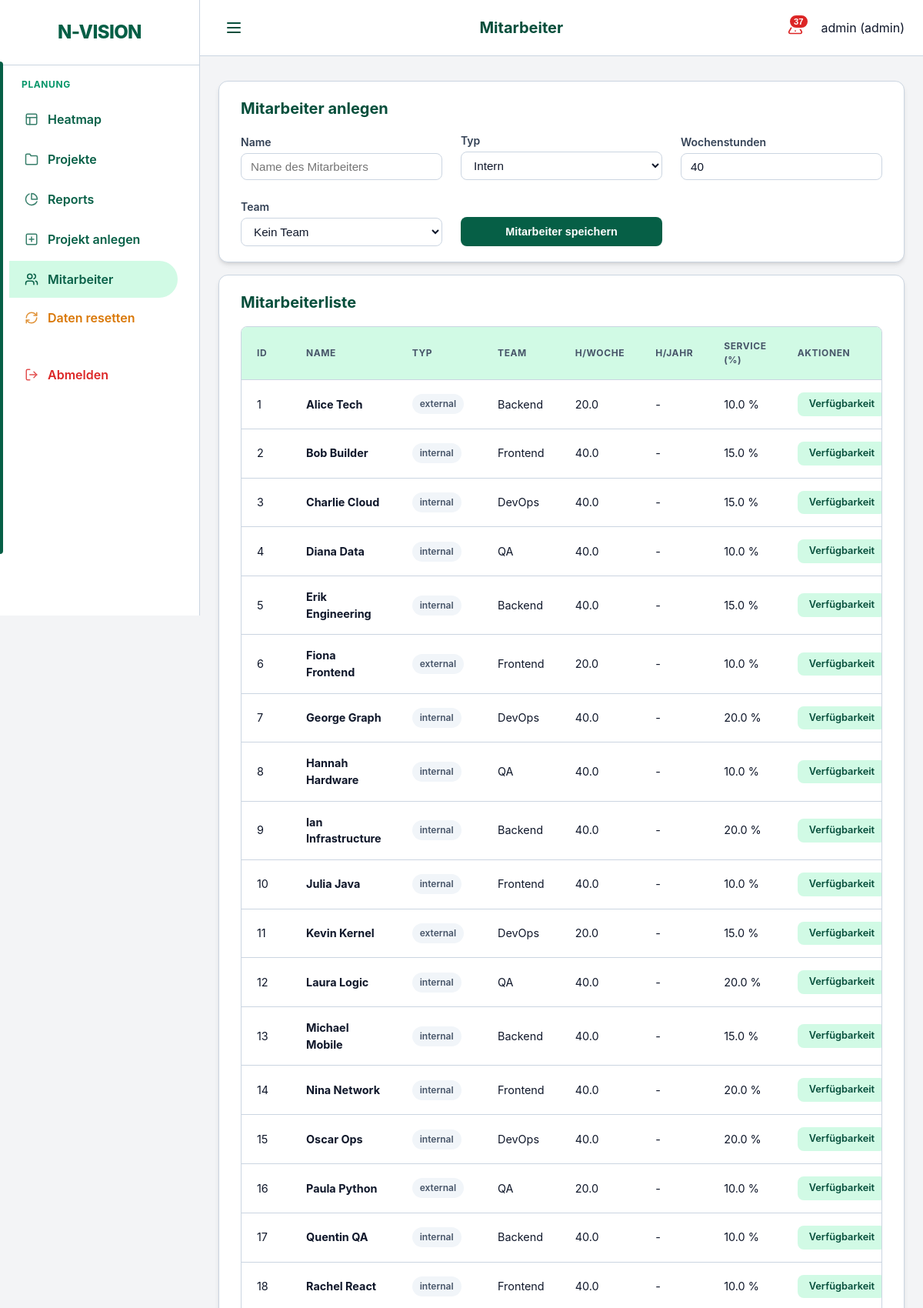
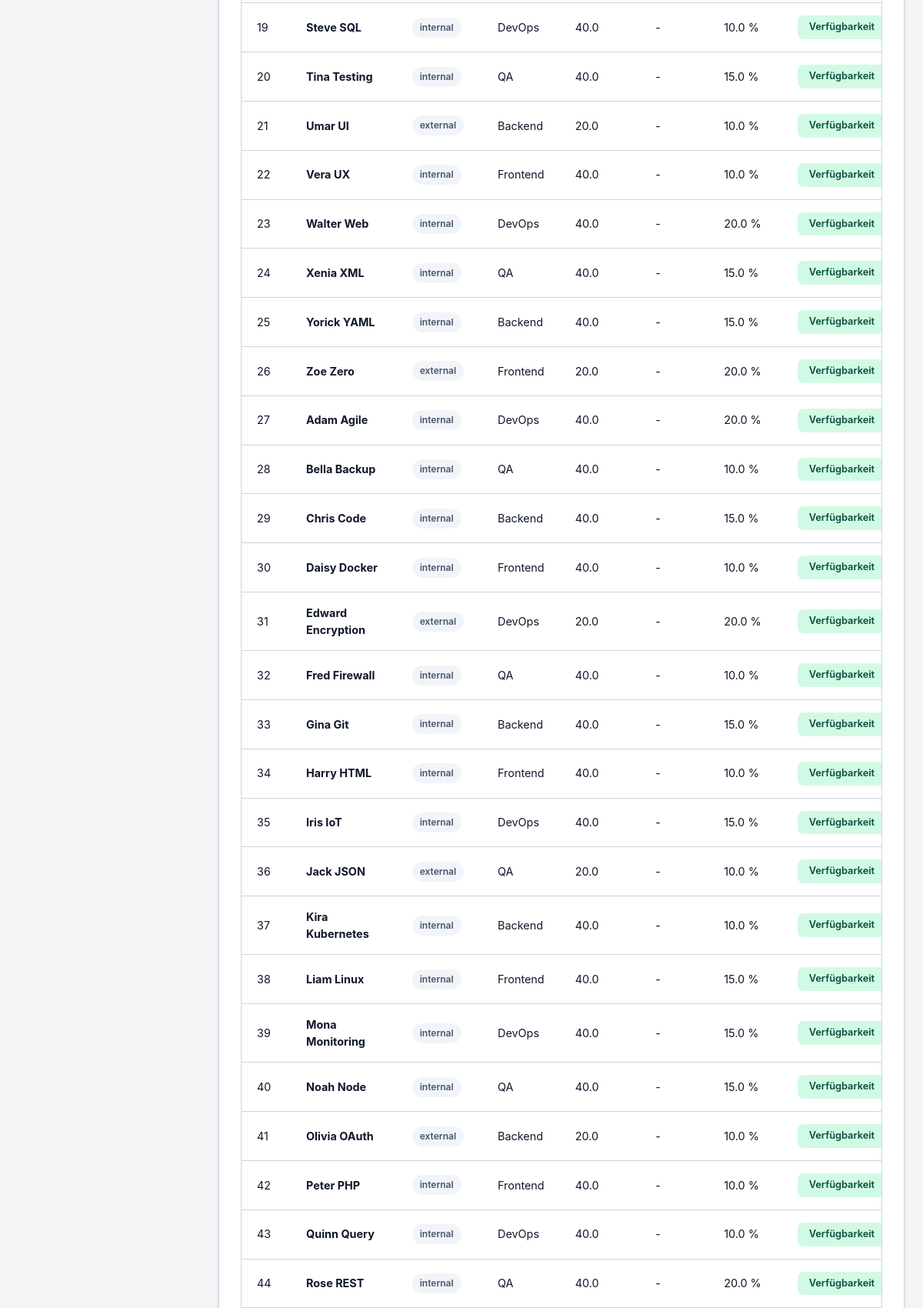
Page /ui/employees (signed in, upper part) on the committed database (2 pictures, top to bottom).
### models.py (models this page shows)
class User(Base):
    __tablename__ = "users"
    id = Column(Integer, primary_key=True, index=True)
    username = Column(String, unique=True, index=True)
    hashed_password = Column(String)
    role = Column(Enum(UserRole), default=UserRole.EMPLOYEE)
    employee_id = Column(Integer, ForeignKey("employees.id"), nullable=True)
    is_active = Column(Boolean, default=True)
    employee = relationship("Employee", back_populates="user")

class Employee(Base):
    __tablename__ = "employees"
    id = Column(Integer, primary_key=True, index=True)
    name = Column(String, index=True)
    type = Column(Enum(ResourceType), default=ResourceType.INTERNAL)
    role_id = Column(Integer, ForeignKey("roles.id"))
    team_id = Column(Integer, ForeignKey("teams.id"))
    weekly_hours = Column(Float, default=40.0)
    annual_hours_target = Column(Float, nullable=True) # Neuer Wert für Jahresplanung
    employment_start = Column(Date)
    employment_end = Column(Date, nullable=True)
    role = relationship("Role", back_populates="employees")
    team = relationship("Team", back_populates="employees")
    staffings = relationship("Staffing", back_populates="employee")
    service_allocations = relationship("ServiceAllocation", back_populates="employee")
    absences = relationship("Absence", back_populates="employee")
    user = relationship("User", back_populates="employee", uselist=False)
    bookings = relationship("Booking", back_populates="employee")

class Team(Base):
    __tablename__ = "teams"
    id = Column(Integer, primary_key=True, index=True)
    name = Column(String, unique=True, index=True)
    employees = relationship("Employee", back_populates="team")

class ServiceAllocation(Base):
    __tablename__ = "service_allocations"
    id = Column(Integer, primary_key=True, index=True)
    employee_id = Column(Integer, ForeignKey("employees.id"))
    capacity_percent = Column(Float) # e.g. 20.0 for 20%
    description = Column(String, nullable=True)
    employee = relationship("Employee", back_populates="service_allocations")

### main.py (the view)
@app.get("/ui/employees", response_class=HTMLResponse)
def ui_employees(request: Request, db: Session = Depends(get_db), user: models.User = Depends(admin_required)):
    employees = db.query(models.Employee).all()
    teams = db.query(models.Team).all()
    return templates.TemplateResponse(
        request=request, name="employees.html", context={
            "employees": employees,
            "teams": teams,
            "active_page": "employees",
            "user": user
        }
    )

### templates/employees.html (shortened to what this page needs)
{% extends "base.html" %}
{% set title = "Mitarbeiter" %}
{% block content %}
<div class="card">
    <h2>Mitarbeiter anlegen</h2>
    <form action="/ui/employees/add" method="post" style="display: grid; grid-template-columns: repeat(auto-fit, minmax(200px, 1fr)); gap: 1.5rem; align-items: end;">
        <div class="form-group" style="margin-bottom: 0;">
            <label>Name</label>
            <input type="text" name="name" required placeholder="Name des Mitarbeiters">
        </div>
        <div class="form-group" style="margin-bottom: 0;">
            <label>Typ</label>
            <select name="type">
                <option value="internal">Intern</option>
            </select>
        </div>
        <div class="form-group" style="margin-bottom: 0;">
            <label>Wochenstunden</label>
            <input type="number" name="weekly_hours" value="40" step="0.5">
        </div>
        <div class="form-group" style="margin-bottom: 0;">
            <label>Team</label>
            <select name="team_id">
                <option value="">Kein Team</option>
            </select>
        </div>
        <div>
            <button type="submit" class="btn btn-primary" style="width: 100%;">Mitarbeiter speichern</button>
        </div>
    </form>
</div>
<div class="card">
    <h2>Mitarbeiterliste</h2>
    <div class="modern-table-wrapper">
        <table class="modern-table">
            <thead>
                <tr>
                    <th>ID</th>
                    <th>Name</th>
                    <th>Typ</th>
                    <th>Team</th>
                    <th>h/Woche</th>
                    <th>h/Jahr</th>
                    <th>Service (%)</th>
                    <th>Aktionen</th>
                </tr>
            </thead>
            <tbody>
                {% for r in employees %}
                <tr>
                    <td>{{ r.id }}</td>
                    <td><strong>{{ r.name }}</strong></td>
                    <td>
                        <span class="badge badge-default">{{ r.type.value }}</span>
                    </td>
                    <td>{{ r.team.name if r.team else "-" }}</td>
                    <td>{{ r.weekly_hours }}</td>
                    <td>{{ r.annual_hours_target if r.annual_hours_target else "-" }}</td>
                    <td>
                        {% if r.service_allocations %}
                            {{ r.service_allocations[0].capacity_percent | round(1) }} %
                        {% else %}
                            0 %
                        {% endif %}
                    </td>
                    <td>
                        <a href="/ui/employees/{{ r.id }}/plan" class="btn btn-small btn-details">Verfügbarkeit</a>
                    </td>
                </tr>
                {% endfor %}
            </tbody>
        </table>
    </div>
</div>
{% endblock %}

### templates/base.html (shortened to what this page needs)
<!DOCTYPE html>
<html lang="de">
<head>
    <link rel="stylesheet" href="{{ static_url('/static/styles.css') }}">
</head>
<body>
<div class="app-layout">
    <aside class="sidebar">
        <div class="sidebar-header">
            <div class="brand-title">N-VISION</div>
        </div>
        <nav class="sidebar-nav">
            <div class="nav-group">
                <span class="nav-label">Planung</span>
                <a href="/" class="{% if active_page == 'heatmap' %}active{% endif %}">
                    <svg xmlns="http://www.w3.org/2000/svg" width="18" height="18" viewBox="0 0 24 24" fill="none" stroke="currentColor" stroke-width="2" stroke-linecap="round" stroke-linejoin="round" class="nav-icon"><rect width="18" height="18" x="3" y="3" rx="2"/><path d="M3 9h18"/><path d="M9 21V9"/></svg>
                    <span>Heatmap</span>
                </a>
                <a href="/ui/projects" class="{% if active_page == 'projects' %}active{% endif %}">
                    <svg xmlns="http://www.w3.org/2000/svg" width="18" height="18" viewBox="0 0 24 24" fill="none" stroke="currentColor" stroke-width="2" stroke-linecap="round" stroke-linejoin="round" class="nav-icon"><path d="M22 19a2 2 0 0 1-2 2H4a2 2 0 0 1-2-2V5a2 2 0 0 1 2-2h5l2 3h9a2 2 0 0 1 2 2z"/></svg>
                    <span>Projekte</span>
                </a>
                <a href="/ui/reports" class="{% if active_page == 'reports' %}active{% endif %}">
                    <svg xmlns="http://www.w3.org/2000/svg" width="18" height="18" viewBox="0 0 24 24" fill="none" stroke="currentColor" stroke-width="2" stroke-linecap="round" stroke-linejoin="round" class="nav-icon"><path d="M21.21 15.89A10 10 0 1 1 8 2.83"></path><path d="M22 12A10 10 0 0 0 12 2v10z"></path></svg>
                    <span>Reports</span>
                </a>
                {% if request.state.user and request.state.user.role.value == 'admin' %}
                <a href="/ui/projects/add" class="{% if active_page == 'project_add' %}active{% endif %}">
                    <svg xmlns="http://www.w3.org/2000/svg" width="18" height="18" viewBox="0 0 24 24" fill="none" stroke="currentColor" stroke-width="2" stroke-linecap="round" stroke-linejoin="round" class="nav-icon"><rect width="18" height="18" x="3" y="3" rx="2"/><path d="M12 8v8"/><path d="M8 12h8"/></svg>
                    <span>Projekt anlegen</span>
                </a>
                <a href="/ui/employees" class="{% if active_page == 'employees' %}active{% endif %}">
                    <span>Mitarbeiter</span>
                </a>
                <form action="/seed/" method="post" style="display: block;">
                    <button type="submit" class="nav-button-link" style="color: var(--warning);" onclick="return confirm('Sicher? Alle aktuellen Daten gehen verloren und werden durch Testdaten ersetzt.')">
                        <span>Daten resetten</span>
                    </button>
                </form>
                {% endif %}
            </div>
            <div class="nav-group" style="margin-top: auto;">
                <a href="/logout" style="color: var(--danger);">
                    <span>Abmelden</span>
                </a>
            </div>
        </nav>
    </aside>
    <div class="main-wrapper">
        <header class="top-bar">
            <button class="menu-toggle" id="menuToggle" aria-label="Menü öffnen">
                <svg xmlns="http://www.w3.org/2000/svg" width="24" height="24" viewBox="0 0 24 24" fill="none" stroke="currentColor" stroke-width="2" stroke-linecap="round" stroke-linejoin="round"><line x1="4" x2="20" y1="12" y2="12"/><line x1="4" x2="20" y1="6" y2="6"/><line x1="4" x2="20" y1="18" y2="18"/></svg>
            </button>
            <h1 class="page-title">{{ title if title else "N-VISION" }}</h1>
            <div class="user-info" style="display: flex; align-items: center; gap: 1rem;">
                {% if request.state.user %}
                {% set criticals = get_critical_projects(request) %}
                <button class="critical-trigger" id="criticalTrigger" title="Kritische Projekte">
                    {% if criticals|length > 0 %}
                    <span class="critical-badge">{{ criticals|length }}</span>
                    {% endif %}
                </button>
                {% endif %}
                <span>{{ request.state.user.username if request.state.user else "Gast" }} ({{ request.state.user.role.value if request.state.user else "" }})</span>
            </div>
        </header>
        <main class="content-area">
            {% block content %}{% endblock %}
        </main>
    </div>
</div>
</body>
</html>

### rows in the picture
User: state.user "admin", state.user.role "admin"
Employee: id "1", name "Alice Tech", type.value "external", team "Backend", weekly_hours "20.0", annual_hours_target "-", capacity_percent "10.0"
Employee: id "2", name "Bob Builder", type.value "internal", team "Frontend", weekly_hours "40.0", annual_hours_target "-", capacity_percent "15.0"
Employee: id "3", name "Charlie Cloud", type.value "internal", team "DevOps", weekly_hours "40.0", annual_hours_target "-", capacity_percent "15.0"
Employee: id "4", name "Diana Data", type.value "internal", team "QA", weekly_hours "40.0", annual_hours_target "-", capacity_percent "10.0"
Employee: id "5", name "Erik Engineering", type.value "internal", team "Backend", weekly_hours "40.0", annual_hours_target "-", capacity_percent "15.0"
Employee: id "6", name "Fiona Frontend", type.value "external", team "Frontend", weekly_hours "20.0", annual_hours_target "-", capacity_percent "10.0"
Employee: id "7", name "George Graph", type.value "internal", team "DevOps", weekly_hours "40.0", annual_hours_target "-", capacity_percent "20.0"
Employee: id "8", name "Hannah Hardware", type.value "internal", team "QA", weekly_hours "40.0", annual_hours_target "-", capacity_percent "10.0"
Employee: id "9", name "Ian Infrastructure", type.value "internal", team "Backend", weekly_hours "40.0", annual_hours_target "-", capacity_percent "20.0"
Employee: id "10", name "Julia Java", type.value "internal", team "Frontend", weekly_hours "40.0", annual_hours_target "-", capacity_percent "10.0"
Employee: id "11", name "Kevin Kernel", type.value "external", team "DevOps", weekly_hours "20.0", annual_hours_target "-", capacity_percent "15.0"
Employee: id "12", name "Laura Logic", type.value "internal", team "QA", weekly_hours "40.0", annual_hours_target "-", capacity_percent "20.0"
Employee: id "13", name "Michael Mobile", type.value "internal", team "Backend", weekly_hours "40.0", annual_hours_target "-", capacity_percent "15.0"
Employee: id "14", name "Nina Network", type.value "internal", team "Frontend", weekly_hours "40.0", annual_hours_target "-", capacity_percent "20.0"
Employee: id "15", name "Oscar Ops", type.value "internal", team "DevOps", weekly_hours "40.0", annual_hours_target "-", capacity_percent "20.0"
Employee: id "16", name "Paula Python", type.value "external", team "QA", weekly_hours "20.0", annual_hours_target "-", capacity_percent "10.0"
Employee: id "17", name "Quentin QA", type.value "internal", team "Backend", weekly_hours "40.0", annual_hours_target "-", capacity_percent "10.0"
Employee: id "18", name "Rachel React", type.value "internal", team "Frontend", weekly_hours "40.0", annual_hours_target "-", capacity_percent "10.0"
Employee: id "19", name "Steve SQL", type.value "internal", team "DevOps", weekly_hours "40.0", annual_hours_target "-", capacity_percent "10.0"
Employee: id "20", name "Tina Testing", type.value "internal", team "QA", weekly_hours "40.0", annual_hours_target "-", capacity_percent "15.0"
Employee: id "21", name "Umar UI", type.value "external", team "Backend", weekly_hours "20.0", annual_hours_target "-", capacity_percent "10.0"
Employee: id "22", name "Vera UX", type.value "internal", team "Frontend", weekly_hours "40.0", annual_hours_target "-", capacity_percent "10.0"
Employee: id "23", name "Walter Web", type.value "internal", team "DevOps", weekly_hours "40.0", annual_hours_target "-", capacity_percent "20.0"
Employee: id "24", name "Xenia XML", type.value "internal", team "QA", weekly_hours "40.0", annual_hours_target "-", capacity_percent "15.0"
Employee: id "25", name "Yorick YAML", type.value "internal", team "Backend", weekly_hours "40.0", annual_hours_target "-", capacity_percent "15.0"
Employee: id "26", name "Zoe Zero", type.value "external", team "Frontend", weekly_hours "20.0", annual_hours_target "-", capacity_percent "20.0"
Employee: id "27", name "Adam Agile", type.value "internal", team "DevOps", weekly_hours "40.0", annual_hours_target "-", capacity_percent "20.0"
Employee: id "28", name "Bella Backup", type.value "internal", team "QA", weekly_hours "40.0", annual_hours_target "-", capacity_percent "10.0"
Employee: id "29", name "Chris Code", type.value "internal", team "Backend", weekly_hours "40.0", annual_hours_target "-", capacity_percent "15.0"
Employee: id "30", name "Daisy Docker", type.value "internal", team "Frontend", weekly_hours "40.0", annual_hours_target "-", capacity_percent "10.0"
Employee: id "31", name "Edward Encryption", type.value "external", team "DevOps", weekly_hours "20.0", annual_hours_target "-", capacity_percent "20.0"
Employee: id "32", name "Fred Firewall", type.value "internal", team "QA", weekly_hours "40.0", annual_hours_target "-", capacity_percent "10.0"
Employee: id "33", name "Gina Git", type.value "internal", team "Backend", weekly_hours "40.0", annual_hours_target "-", capacity_percent "15.0"
Employee: id "34", name "Harry HTML", type.value "internal", team "Frontend", weekly_hours "40.0", annual_hours_target "-", capacity_percent "10.0"
Employee: id "35", name "Iris IoT", type.value "internal", team "DevOps", weekly_hours "40.0", annual_hours_target "-", capacity_percent "15.0"
Employee: id "36", name "Jack JSON", type.value "external", team "QA", weekly_hours "20.0", annual_hours_target "-", capacity_percent "10.0"
Employee: id "37", name "Kira Kubernetes", type.value "internal", team "Backend", weekly_hours "40.0", annual_hours_target "-", capacity_percent "10.0"
Employee: id "38", name "Liam Linux", type.value "internal", team "Frontend", weekly_hours "40.0", annual_hours_target "-", capacity_percent "15.0"
Employee: id "39", name "Mona Monitoring", type.value "internal", team "DevOps", weekly_hours "40.0", annual_hours_target "-", capacity_percent "15.0"
Employee: id "40", name "Noah Node", type.value "internal", team "QA", weekly_hours "40.0", annual_hours_target "-", capacity_percent "15.0"
Employee: id "41", name "Olivia OAuth", type.value "external", team "Backend", weekly_hours "20.0", annual_hours_target "-", capacity_percent "10.0"
Employee: id "42", name "Peter PHP", type.value "internal", team "Frontend", weekly_hours "40.0", annual_hours_target "-", capacity_percent "10.0"
Employee: id "43", name "Quinn Query", type.value "internal", team "DevOps", weekly_hours "40.0", annual_hours_target "-", capacity_percent "10.0"
Employee: id "44", name "Rose REST", type.value "internal", team "QA", weekly_hours "40.0", annual_hours_target "-", capacity_percent "20.0"

### other values in the picture
{{ title if title else "N-VISION" }} "Mitarbeiter"
{{ criticals|length }} "37"
